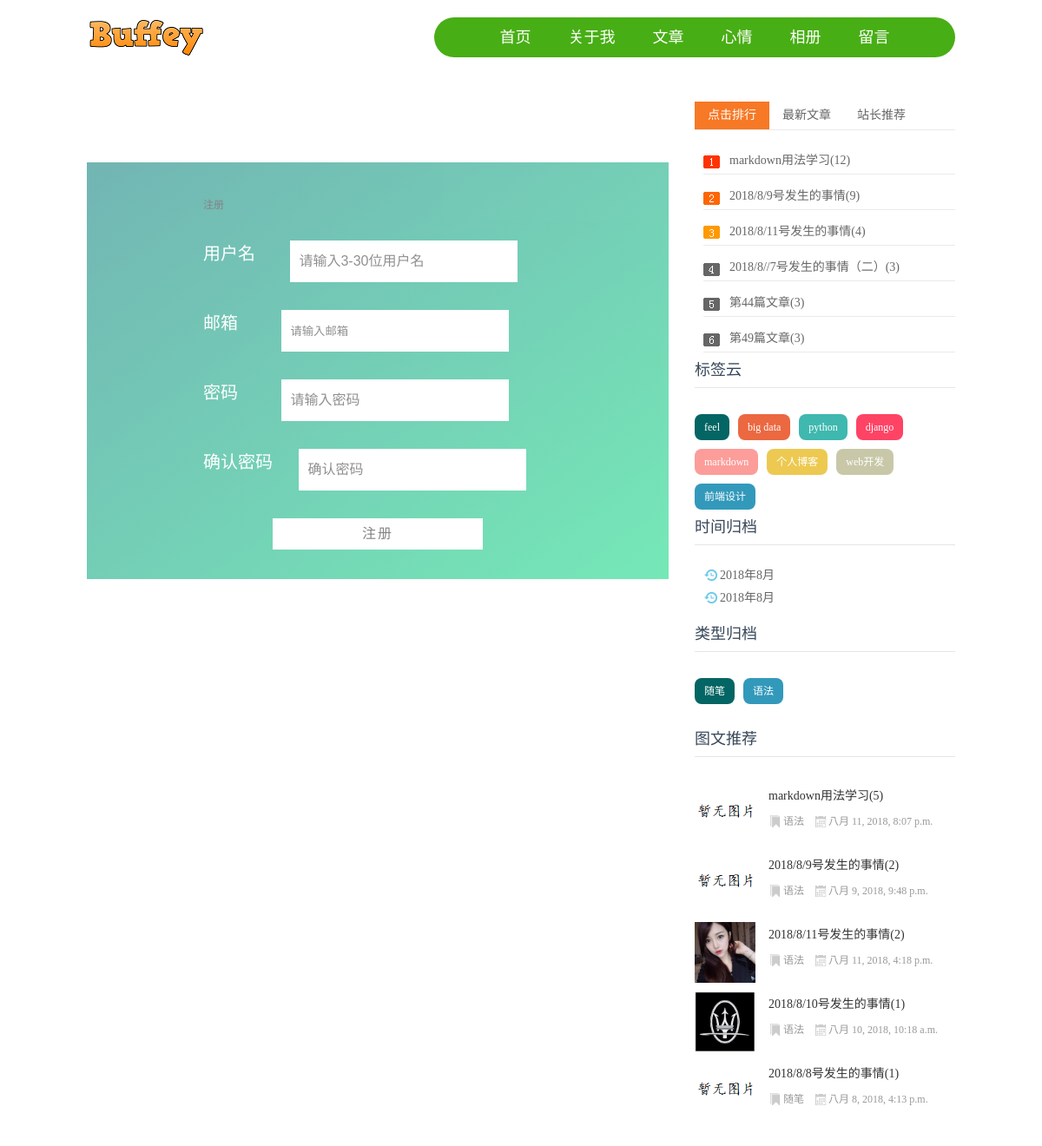
Screenshot of /register with the database file from the repository.
### blog/models.py (models this page shows, shortened)
class Tag(models.Model):
	name = models.CharField(max_length=10)

class Category(models.Model):
	name = models.CharField(max_length=10)
	def __str__(self):
		return self.name

class Blog(models.Model, ReadNumExpandMethod):
	STATUS_CHOICES = (
		('draft', 'Draft'), ('published', 'Published'),)
	title = models.CharField(max_length=30)
	content = models.TextField()
	category = models.ForeignKey(Category, on_delete=models.DO_NOTHING)
	tag = models.ManyToManyField(Tag)
	author = models.ForeignKey(User, on_delete=models.DO_NOTHING)
	read_details = GenericRelation(ReadDetail)
	thumbnail = models.ImageField(upload_to='blog/%Y/%m/%d', blank=True)
	created = models.DateTimeField(auto_now_add=True)
	update = models.DateTimeField(auto_now=True)
	status = models.CharField(max_length=10, choices=STATUS_CHOICES, default='draft')
	publish = models.DateTimeField(default=timezone.now)
	objects = models.Manager()
	published = PublishedManager()
	class Meta:
		ordering = ['-created']

### read_statistics/models.py (models this page shows)
class ReadDetail(models.Model):
	date = models.DateField(default=timezone.now)
	read_num = models.IntegerField(default=0)
	content_type = models.ForeignKey(ContentType, on_delete=models.DO_NOTHING)
	object_id = models.PositiveIntegerField()
	content_object = GenericForeignKey('content_type', 'object_id')

### mysite/views.py (the view)
# urls.py: path('', index, name='index'), path('feeling', feeling, name='feeling'), path('login/', login, name='login'), path('register', register, name='register'),
def register(request):
	if request.method == 'POST':
		reg_form = RegForm(request.POST)
		if reg_form.is_valid():
			username = reg_form.cleaned_data['username']
			email = reg_form.cleaned_data['email']
			password = reg_form.cleaned_data['password']
			user = User.objects.create_user(username, email, password)
			user.save()
			user = auth.authenticate(username=username, password=password)
			auth.login(request, user)
			return redirect(request.GET.get('from', reverse('index')))
	else:
		reg_form = RegForm()
	context = dict()
	context['reg_form'] = reg_form
	return render(request, 'login/register.html', context)

### mysite/forms.py (shortened to what this page needs)
class RegForm(forms.Form):
    username = forms.CharField(label='用户名',
                               max_length=30,
                               min_length=3,
                               widget=forms.TextInput(attrs={'class':'form-control', 'placeholder': '请输入3-30位用户名'}))
    email = forms.EmailField(label='邮箱',
                             widget=forms.EmailInput(attrs={'class':'form-control', 'placeholder': '请输入邮箱'}))
    password = forms.CharField(label='密码',
                               min_length=6,
                               widget=forms.PasswordInput(attrs={'class':'form-control', 'placeholder': '请输入密码'}))
    password_again = forms.CharField(label='确认密码',
                                     min_length=6,
                                     widget=forms.PasswordInput(attrs={'class':'form-control', 'placeholder': '确认密码'}))

### blog/models.py (called while the page is built)
	def get_queryset(self):
		return super(PublishedManager, self).get_queryset().filter(status='published')

### blog/templatetags/blog_tags.py (called while the page is built)
@register.simple_tag
def get_recent_blogs(num=6):
	return Blog.published.all()[:num]

@register.simple_tag
def get_all_tags():
	return Tag.objects.all()

@register.simple_tag
def get_all_categories():
	return Category.objects.all()

@register.simple_tag
def get_blogs_with_date():
	return Blog.published.dates('publish', 'month', order='DESC')

@register.simple_tag
def get_yesterday_hot_blogs():
	blog_content_type = ContentType.objects.get_for_model(Blog)
	today = timezone.now().date()
	yesterday = today - datetime.timedelta(days=1)
	return ReadDetail.objects.filter(content_type=blog_content_type, date=yesterday).order_by('-read_num')[:5]

@register.simple_tag
def get_hot_blogs_for_7_days():
	hot_blogs_for_7_days = cache.get('hot_blogs_for_7_days')
	if hot_blogs_for_7_days is None:
		today = timezone.now().date()
		date = today - datetime.timedelta(days=7)
		hot_blogs_for_7_days = Blog.objects.filter(
			read_details__date__lt=today,
			read_details__date__gte=date) \
			.values('id', 'title').annotate(read_num_sum=Sum('read_details__read_num')) \
			.order_by('-read_num_sum')[:6]
		cache.set('hot_blogs_for_7_days', hot_blogs_for_7_days, 3600)
	return hot_blogs_for_7_days

### blog/templates/login/register.html (shortened to what this page needs)
{% extends 'base.html' %}
{% load staticfiles %}
{% block css %}
<link rel="stylesheet" href="{% static 'login/css/login.css' %}">
{% endblock %}
{% block content %}
<div class="l_box f_l">
	<div class="topnews">
		<div class="wrap">
			<div class="container">
				<h3 class="panel-title">注册</h3>
				<form action="" method="POST">
                    {% for field in reg_form %}
                        <label for="{{ field.id_for_label }}">{{ field.label }}</label>
                        {{ field }}
                    {% endfor %}
                    <input type="submit" value="注册" class="btn btn-primary pull-right">
				</form>
			</div>
        </div>
	</div>
</div>
{% endblock %}

### blog/templates/base.html (shortened to what this page needs)
<!doctype html>
{% load staticfiles %}
{% load blog_tags %}
<html>
<head>
  <link href="{% static 'blog/css/base.css' %}" rel="stylesheet" />
  <link href="{% static 'blog/css/index.css' %}" rel='stylesheet' />
  {% block css %}{% endblock %}
</head>
<body>
	<header>
    	<div class="logo f_l"> <a href="/"><img src="{% static 'blog/images/logo.png' %}"></a> </div>
        	<nav id="topnav" class="f_r">
            <ul>
                <a href="{% url 'index' %}" id='{% block index_active %}{% endblock %}'>首页</a>
                <a href="{% url 'index' %}" target="">关于我</a>
                <a href="{% url 'blog_list' %}"  id='{% block blog_active %}{% endblock %}' target="">文章</a>
                <a href="{% url 'feeling' %}" id='{% block feeling_active %}{% endblock %}' target="">心情</a>
                <a href="{% url 'index' %}" target="">相册</a>
                <a href="{% url 'index' %}" target="">留言</a>
            </ul>
  		</nav>
    </header>
    <article>
     {% block content %}
      {% endblock %}
      <div class="r_box f_r">
        <div class="moreSelect" id="lp_right_select">
          <div class="ms-top">
            <ul class="hd" id="tab">
              <li class="cur"><a href="/">点击排行</a></li>
              <li><a href="/">最新文章</a></li>
              <li><a href="/">站长推荐</a></li>
            </ul>
          </div>
          <div class="ms-main" id="ms-main">
            <div style="display: block;" class="bd bd-news" >
	            {% get_hot_blogs_for_7_days as hot_blogs_for_7_days %}
              <ul>
	              {% for blog in hot_blogs_for_7_days %}
                    <li><a href="{% url 'blog_detail' blog.id %}">{{ blog.title }}({{ blog.read_num_sum }})</a></li>
	              {% empty %}
	              暂无推送
	              {% endfor %}
              </ul>
            </div>
	            {% get_recent_blogs as recent_blogs %}
          </div>
          <div class="cloud">
            <h3>标签云</h3>
	          {% get_all_tags as all_tags %}
            <ul>
	            {% for tag in all_tags %}
	                <li><a href="{% url 'blogs_with_tag' tag.pk %}">{{ tag.name }}</a></li>
	            {% empty %}
	                暂无标签
	            {% endfor %}
              <li><a href="/">个人博客</a></li>
              <li><a href="/">web开发</a></li>
              <li><a href="/">前端设计</a></li>
            </ul>
          </div>
	        <div class="date">
		        <h3>时间归档</h3>
		        {% get_blogs_with_date as blogs_with_date %}
		        <ul>
			        {% for blog in blogs_with_date %}
			            <li>
				            <span class="date-logo"><a href="{% url 'blogs_with_date' blog.year blog.month %}">{{ blog.year }}年{{ blog.month }}月</a></span>
			            </li>
			            <li>
				            <span class="date-logo"><a href="#">{{ blog.year }}年{{ blog.month }}月</a></span>
			            </li>
			        {% empty %}
			            暂无相关内容
			        {% endfor %}
		        </ul>
	        </div>
	        <div class="category">
		        <h3>类型归档</h3>
		        {% get_all_categories as all_categories %}
		        <ul>
			        {% for category in all_categories %}
			            <li>
				            <a href="{% url 'blogs_with_category' category.pk %}"> {{ category.name }}</a></li>
			        {% empty %}
			            暂无分类
			        {% endfor %}
		        </ul>
	        </div>
          <div class="tuwen">
            <h3>图文推荐</h3>
	          {% get_yesterday_hot_blogs as yesterday_hot_blogs %}
            <ul>
	            {% for blog in yesterday_hot_blogs %}
              <li><a href="{% url 'blog_detail' blog.content_object.pk %}"><img src="{% if blog.content_object.thumbnail %}
					                      {{ blog.content_object.thumbnail.url }}
										{% else %}
											{% static 'blog/images/no_image.png' %}
										{% endif %}"><b>{{ blog.content_object.title }}({{ blog.read_num }})</b></a>
                <p><span class="tulanmu"><a href="{% url 'blog_detail' blog.content_object.pk %}">{{ blog.content_object.category }}</a>
                </span><span class="tutime">{{ blog.content_object.publish }}</span></p>
              </li>
	            {% empty %}
	            暂无推送
	            {% endfor %}
            </ul>
          </div>
        </div>
      </div>
    </article>
</body>
</html>

### blog/static/blog/css/base.css (style rules this page uses)
* { margin:0; padding:0; }
body { font: 12px/1.5 'Microsoft Yahei', 'Simsun'; color: #666666; background: #fff; }
img { border: 0; display: block; }
ul { list-style: none; }
h1, h2, h3, h4, h5, h6 { font-size: 100%; font-weight: normal; }
a { outline: none; }
a:link, a:visited { text-decoration: none; color: #666; }
.f_l { float: left; }
.f_r { float: right; }
.l_box { width: 670px; }
.r_box { width: 300px; }
header { width: 1000px; margin: 20px auto; overflow: hidden; clear: both; }
#topnav { width: 60%; background: #48AE15; height: 46px; line-height: 46px; text-align: center; border-radius: 46px; }
#topnav a { display: inline-block; font-size: 18px; font-family: "Microsoft Yahei", Arial, Helvetica, sans-serif; padding: 0 20px; color: #fff; }
article { width: 1000px; margin: 20px auto; }
.moreSelect { width: 100%; margin: 30px 0 20px 0; overflow: hidden; }
.ms-top { height: 32px; border-bottom: solid 1px #EAEAEA; font-size: 14px; }
#tab li a { float: left; height: 32px; cursor: pointer; line-height: 32px; list-style-type: none; padding: 0 15px; }
#tab li.cur a { color: #fff; background: #f77825; }
.bd { display: none; }
.bd-news ul { padding: 10px 0 0 10px; background: url(../images/ph2.png) no-repeat 10px 29px; }
.bd-news ul li { border-bottom: solid 1px #EAEAEA; line-height: 30px; height: 30px; overflow: hidden; font-size: 14px; padding: 10px 0 0 30px; }
.bd-news ul li a { display: block; }
.cloud { width: 100%; clear: both; overflow: hidden; }
.cloud h3 { line-height: 40px; color: #38485A; font-size: 18px; border-bottom: 1px solid #E6E6E6; height: 40px; }
.cloud ul { margin: 20px 0; }
.cloud ul li { line-height: 24px; height: 24px; display: block; background: #999; float: left; padding: 3px 11px; margin: 10px 10px 0 0; border-radius: 8px; -moz-transition: all 0.5s; -webkit-transition: all 0.5s; -o-transition: all 0.5s; transition: all 0.5s; }
.cloud ul li a { color: #FFF; }
.cloud ul li:nth-child(8n-7) { background: #8A9B0F; }
.cloud ul li:nth-child(8n-6) { background: #EB6841; }
.cloud ul li:nth-child(8n-5) { background: #3FB8AF; }
.cloud ul li:nth-child(8n-4) { background: #FE4365; }
.cloud ul li:nth-child(8n-3) { background: #FC9D9A; }
.cloud ul li:nth-child(8n-2) { background: #EDC951; }
.cloud ul li:nth-child(8n-1) { background: #C8C8A9; }
.cloud ul li:nth-child(8n) { background: #83AF9B; }
.cloud ul li:first-child { background: #036564; }
.cloud ul li:last-child { background: #3299BB; }
.date { width: 100%; clear: both; overflow: hidden; }
.date h3 { line-height: 40px; color: #38485A; font-size: 18px; border-bottom: 1px solid #E6E6E6; height: 40px; }
.date ul { margin: 20px 0; }
.date ul li { line-height: 24px; height: 10px; display: block; font-size: 14px; padding: 3px 11px; margin: 10px 10px 0 0; }
.date .date-logo { background: url(../images/newsbg02.png) no-repeat center left; padding-left: 18px; }
.category { width: 100%; clear: both; overflow: hidden; }
.category h3 { line-height: 40px; color: #38485A; font-size: 18px; border-bottom: 1px solid #E6E6E6; height: 40px; }
.category ul { margin: 20px 0; }
.category ul li { line-height: 24px; height: 24px; display: block; background: #999; float: left; padding: 3px 11px; margin: 10px 10px 0 0; border-radius: 8px; -moz-transition: all 0.5s; -webkit-transition: all 0.5s; -o-transition: all 0.5s; transition: all 0.5s; }
.category ul li a { color: #FFF; }
.category ul li:nth-child(8n-7) { background: #8A9B0F; }
.category ul li:nth-child(8n-6) { background: #EB6841; }
.category ul li:first-child { background: #036564; }
.category ul li:last-child { background: #3299BB; }

### blog/static/blog/css/index.css (style rules this page uses)
.topnews { margin: 20px 0; }
.tuwen { width: 100%; clear: both; overflow: hidden; margin: 20px 0; }
.tuwen h3 { line-height: 40px; color: #38485A; font-size: 18px; border-bottom: 1px solid #E6E6E6; height: 40px; margin-bottom: 30px; }
.tuwen li { overflow: hidden; clear: both; margin-bottom: 10px; }
.tuwen li img { width: 70px; float: left; margin-right: 15px; }
.tuwen li b { overflow: hidden; width: 100%; font-weight: normal; color: #333; font-size: 14px; line-height: 30px; }
.tuwen li span { color: #999; margin-right: 10px; }
.tuwen p { margin-top: 5px; }
.tulanmu { background: url(../images/lanmbq.png) no-repeat center left; padding-left: 17px; }
.tulanmu a { color: #999; }
.tutime { background: url(../images/datepng.png) no-repeat left center; padding-left: 15px; }

### rows the page displays
Tag: name "feel"
Tag: name "big data"
Tag: name "python"
Tag: name "django"
Tag: name "markdown"
Category: name "随笔"
Category: name "语法"
ReadDetail: content_object "markdown用法学习", read_num "5", content_object.category "语法", content_object.publish "八月 11, 2018, 8:07 p.m."
ReadDetail: content_object "2018/8/9号发生的事情", read_num "2", content_object.category "语法", content_object.publish "八月 9, 2018, 9:48 p.m."
ReadDetail: content_type+object (picture), content_object "2018/8/11号发生的事情", read_num "2", content_object.category "语法", content_object.publish "八月 11, 2018, 4:18 p.m."
ReadDetail: content_type+object (picture), content_object "2018/8/10号发生的事情", read_num "1", content_object.category "语法", content_object.publish "八月 10, 2018, 10:18 a.m."
ReadDetail: content_object "2018/8/8号发生的事情", read_num "1", content_object.category "随笔", content_object.publish "八月 8, 2018, 4:13 p.m."

### other values shown
{{ field.label }} "用户名" "邮箱" "密码" "确认密码"
{{ blog.title }} "markdown用法学习" "2018/8/9号发生的事情" "2018/8/11号发生的事情" "2018/8//7号发生的事情（二）" "第44篇文章" "第49篇文章"
{{ blog.read_num_sum }} "12" "9" "4" "3" "3" "3"
{{ blog.year }} "2018"
{{ blog.month }} "8"
